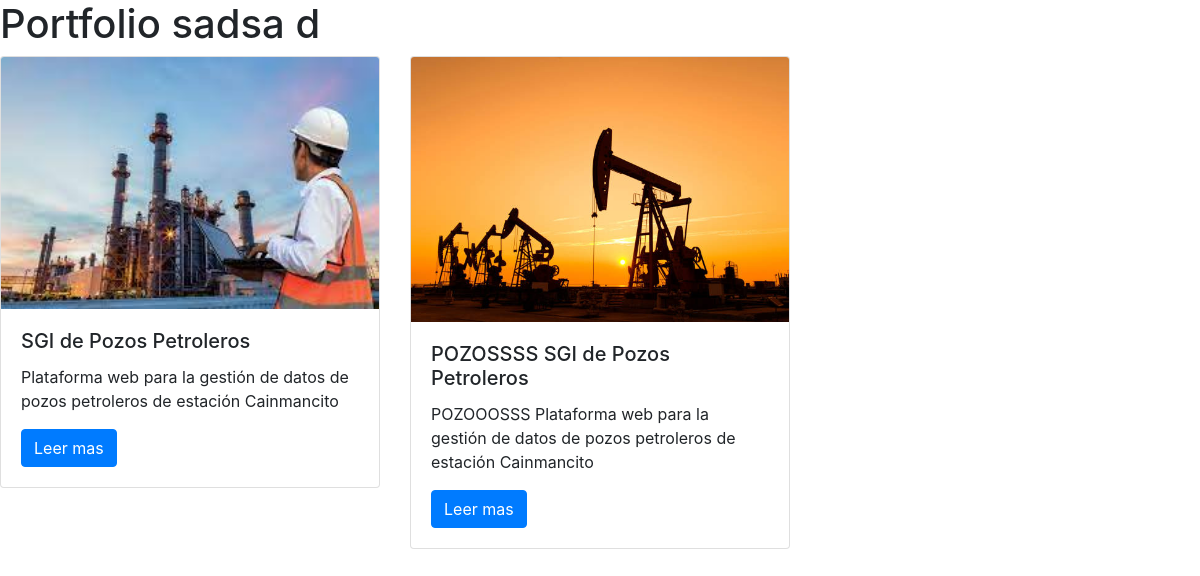
The page /portfolio/ on the database its author committed.
### portfolio/models.py (models this page shows)
class Proyecto(models.Model):
    titulo = models.CharField(max_length=100)
    descripcion=models.TextField()
    tecnologias = models.CharField(max_length=200)
    link= models.CharField(max_length=150)
    imagen = models.FilePathField(path='/img')

### portfolio/views.py (the view)
# urls.py: path('', views.projectIndex, name='projectIndex'),
def projectIndex(request):
    proyectos = Proyecto.objects.all()
    context = {
        'proyectos': proyectos
    }
    return render(request, 'projectIndex.html', context)

### portfolio/templates/projectIndex.html
{% extends "base.html" %}
{% load static %}
{% block page_content %}
<h1>Portfolio sadsa d</h1>
<div class="row">
{% for proyecto in proyectos %}
 <div class="col-md-4">
 <div class="card mb-2">
 <img class="card-img-top" src="{% static proyecto.imagen %}">
 <div class="card-body">
 <h5 class="card-title">{{ proyecto.titulo }}</h5>
 <p class="card-text">{{ proyecto.descripcion }}</p>
 <a href="{% url 'projectDetail' proyecto.pk %}"
 class="btn btn-primary">
 Leer mas
 </a>
 </div>
 </div>
 </div>
 {% endfor %}
</div>
{% endblock %}

### helloDIUNSa/templates/base.html (shortened to what this page needs)
<link rel="stylesheet" href="https://cdn.jsdelivr.net/npm/bootstrap@4.6.1/dist/css/bootstrap.min.css">
{% block page_content %} {% endblock %}

### rows shown on the page
Proyecto: imagen (picture), titulo "SGI de Pozos Petroleros", descripcion "Plataforma web para la gestión de datos de pozos petroleros de estación Cainmancito"
Proyecto: imagen (picture), titulo "POZOSSSS SGI de Pozos Petroleros", descripcion "POZOOOSSS Plataforma web para la gestión de datos de pozos petroleros de estación Cainmancito"
